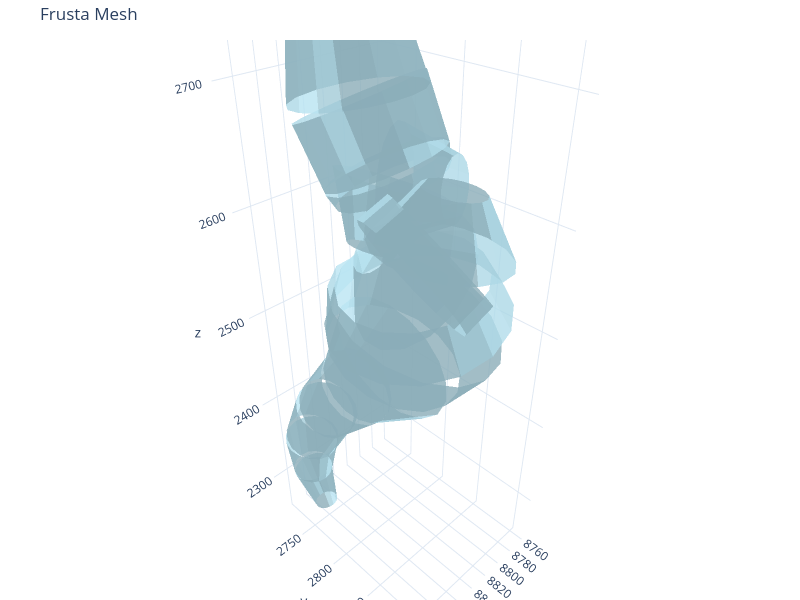

The notebook cell saved with this chart:
### Code cell
import logging
logging.basicConfig(level=logging.INFO)

from pathlib import Path
from swctools import FrustaSet, plot_frusta, animate_frusta_timeseries

swc_filepath = Path("../data/swc/TS2_s50.swc")
frusta = FrustaSet.from_swc_file(swc_filepath)
fig_frusta = plot_frusta(frusta)
fig_frusta.show()

### Figure 1 — Plotly figure (JSON) as saved in the notebook; plotly's stock layout.template omitted (floating-point values rounded to 4 significant figures; data arrays with more than 128 entries replaced by an {"elided": "..."} marker saying what was removed)
{"data": [{"color": "lightblue", "flatshading": true, "i": {"elided": "480 int values"}, "j": {"elided": "480 int values"}, "k": {"elided": "480 int values"}, "opacity": 0.8, "type": "mesh3d", "x": {"elided": "480 float values"}, "y": {"elided": "480 float values"}, "z": {"elided": "480 float values"}}], "layout": {"height": 600, "margin": {"b": 0, "l": 0, "r": 0, "t": 40}, "scene": {"aspectmode": "data"}, "showlegend": false, "title": {"text": "Frusta Mesh"}, "width": 800}}
